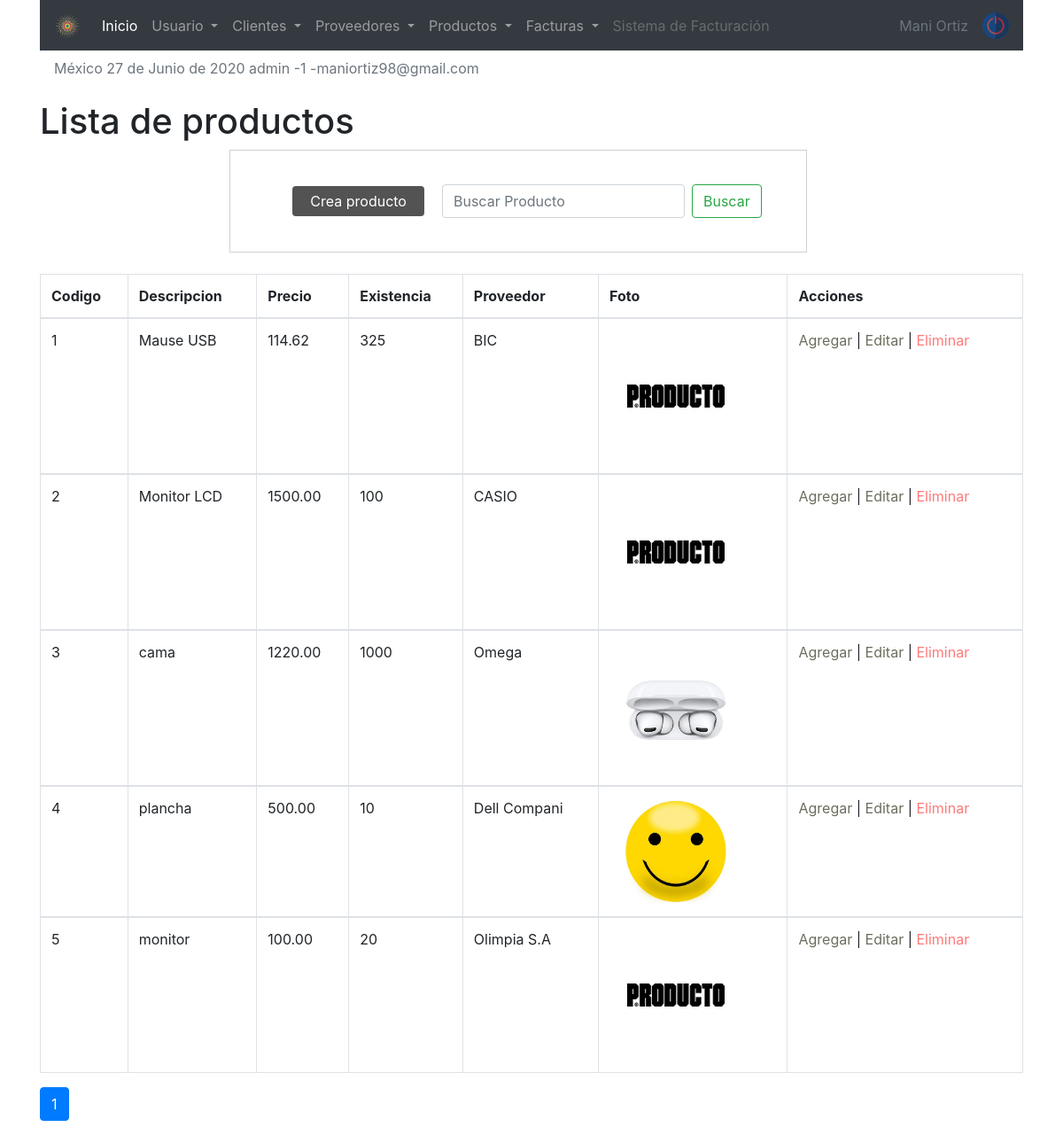
The page /sistema/lista_producto.php (signed in) on the database its author committed.
### tables this page shows
CREATE TABLE `producto` (
  `codproducto` int(11) NOT NULL,
  `descripcion` varchar(100) DEFAULT NULL,
  `proveedor` int(11) DEFAULT NULL,
  `precio` decimal(10,2) DEFAULT NULL,
  `existencia` int(11) DEFAULT NULL,
  `date_add` datetime NOT NULL DEFAULT current_timestamp(),
  `usuario_id` int(11) NOT NULL,
  `estatus` int(11) NOT NULL DEFAULT 1,
  `foto` text DEFAULT NULL
);

CREATE TABLE `proveedor` (
  `codproveedor` int(11) NOT NULL,
  `proveedor` varchar(100) DEFAULT NULL,
  `contacto` varchar(100) DEFAULT NULL,
  `telefono` bigint(11) DEFAULT NULL,
  `direccion` text DEFAULT NULL,
  `date_add` datetime NOT NULL DEFAULT current_timestamp(),
  `idusuario` int(11) DEFAULT NULL,
  `estatus` int(11) NOT NULL DEFAULT 1
);

### sistema/includes/functions.php (called while the page is built, shortened)
<?php
	function fechaC(){
		$mes = array("","Enero",
					  "Febrero",
					  "Marzo",
					  "Abril",
					  "Mayo",
					  "Junio",
					  "Julio",
					  "Agosto",
					  "Septiembre",
					  "Octubre",
					  "Noviembre",
					  "Diciembre");
		return date('d')." de ". $mes[date('n')] . " de " . date('Y');
	}
 ?>

### sistema/lista_producto.php (the view, shortened to what this page needs)
<?php
include "../conexion.php"
?>
<!doctype html>
<html lang="en">
<link rel="stylesheet" href="css/style1.css">
  <head>
    <?php include "includes/scripts.php" ?>
  </head>
  <body>
  <?php include "includes/header.php" ?>
    <div class="container">
        <h1>Lista de productos </h1>
     <div class="container row">
     <form class="form-inline my-2 my-lg-0" action="buscar_producto.php" method="get">
     <a href="registro_producto.php" class="btn_new">Crea producto</a>
      <input class="form-control mr-sm-2" type="search" placeholder="Buscar Producto" aria-label="Search" name="busqueda" id="busqueda">
      <button class="btn btn-outline-success my-2 my-sm-0" type="submit" value="buscar">Buscar</button>
    </form>
    </div>
<br>
<div class="table-responsive">
            <table class="table table-bordered  table-responsive-xl">
            <thead>
                <tr>
                <th scope="col">Codigo</th>
                <th scope="col">Descripcion</th>
                <th scope="col">Precio</th>
                <th scope="col">Existencia</th>
                <th scope="col">Proveedor</th>
                <th scope="col">Foto </th>
                <th scope="col">Acciones</th>
                </tr>
            </thead>
            <?php
            $sql_registe = mysqli_query($conection, "SELECT COUNT(*) as total_registro FROM producto WHERE estatus = 1 " );
            $result_register = mysqli_fetch_array($sql_registe);
			$total_registro = $result_register['total_registro'];
			$por_pagina = 10;
			if(empty($_GET['pagina']))
			{
				$pagina = 1;
			}else{
				$pagina = $_GET['pagina'];
			}
			$desde = ($pagina-1) * $por_pagina;
			$total_paginas = ceil($total_registro / $por_pagina);
            $query = mysqli_query($conection, "SELECT p.codproducto, p.descripcion, p.precio, p.existencia, pr.proveedor, p.foto
                                                FROM producto p
                                                INNER JOIN proveedor pr
                                                ON p.codproducto = pr.codproveedor
                                                WHERE p.estatus = 1 ORDER BY p.codproducto ASC LIMIT $desde,$por_pagina " );
            $result = mysqli_num_rows($query);
            if($result > 0 ){
                while ($data = mysqli_fetch_array($query)){
                    if($data['foto'] != 'img_producto.png'){
                        $foto = 'img/uploads/'.$data['foto'];
                    }else{
                        $foto = 'img/'.$data['foto'];
                    }
            ?>
            <tbody>
                <tr>
                <td><?php echo $data['codproducto']; ?></td>
                <td><?php echo $data['descripcion']; ?></td>
                <td><?php echo $data['precio']; ?></td>
                <td><?php echo $data['existencia']; ?></td>
                <td><?php echo $data['proveedor']; ?></td>
                <td> <img class="img-fluid Responsive image" width="150px"   src="<?php echo $foto; ?>" alt="<?php echo $data['descripcion']; ?>"> </td>
                <?php
                    if($_SESSION['rol'] == 1 || $_SESSION['rol'] == 2 ){
                    ?>
                <td>
                <a href="agregar_producto.php?id=<?php echo $data['codproducto']; ?>" class="link_edit">Agregar </a>
                |
                    <a href="editar_producto.php?id=<?php echo $data['codproducto']; ?>" class="link_edit">Editar </a>
|
                    <a href="eliminar_confirmar_producto.php?id=<?php echo $data['codproducto']; ?>" class="link_delete">Eliminar</a>
                <?php } ?>
                </td>
                </tr>
            </tbody>
            <?php
        }
            }
            ?>
            </table>
            <nav aria-label="Page navigation example">
                <ul class="pagination">
                    <?php
                    for($i=1; $i <= $total_paginas ; $i++){
                        if($i == $pagina){
                            echo '<li class="page-item active"><a class="page-link" href="?pagina='.$i.'">'.$i.'</a></li>';
                        }else{
                            echo '<li class="page-item"><a class="page-link" href="?pagina='.$i.'">'.$i.'</a></li>';
                        }
                    }
                    ?>
                </ul>
            </nav>
    </div>
    </div>
   </body>
</html>

### sistema/includes/scripts.php (shortened to what this page needs)
<link rel="stylesheet" href="https://stackpath.bootstrapcdn.com/bootstrap/4.5.0/css/bootstrap.min.css">
<?php  include "functions.php" ?>

### sistema/includes/header.php (shortened to what this page needs)
<div class="container">
  <nav class="navbar navbar-expand-lg navbar-dark bg-dark">
  <a class="navbar-brand" href="#"><img src="img/256.png" class="img-fluid" alt="Responsive image" width="30px"></a>
  <div class="collapse navbar-collapse" id="navbarSupportedContent">
    <ul class="navbar-nav mr-auto">
      <li class="nav-item active">
        <a class="nav-link" href="#">Inicio <span class="sr-only">(current)</span></a>
      </li>
      <?php
      if($_SESSION['rol'] == 1){
      ?>
      <li class="nav-item dropdown">
        <a class="nav-link dropdown-toggle" href="#" id="navbarDropdown" role="button" data-toggle="dropdown" aria-haspopup="true" aria-expanded="false">
          Usuario
        </a>
      </li>
    <?php } ?>
      <li class="nav-item dropdown">
        <a class="nav-link dropdown-toggle" href="#" id="navbarDropdown" role="button" data-toggle="dropdown" aria-haspopup="true" aria-expanded="false">
		Clientes
        </a>
    </li>
    <?php
      if($_SESSION['rol'] == 1 || $_SESSION['rol'] == 2 ){
      ?>
	  <li class="nav-item dropdown">
        <a class="nav-link dropdown-toggle" href="#" id="navbarDropdown" role="button" data-toggle="dropdown" aria-haspopup="true" aria-expanded="false">
		Proveedores
        </a>
    </li>
    <?php } ?>
    <?php
      if($_SESSION['rol'] == 1 || $_SESSION['rol'] == 2 ){
      ?>
	  <li class="nav-item dropdown">
        <a class="nav-link dropdown-toggle" href="#" id="navbarDropdown" role="button" data-toggle="dropdown" aria-haspopup="true" aria-expanded="false">
		Productos
        </a>
    </li>
    <?php } ?>
	  <li class="nav-item dropdown">
        <a class="nav-link dropdown-toggle" href="#" id="navbarDropdown" role="button" data-toggle="dropdown" aria-haspopup="true" aria-expanded="false">
		Facturas
        </a>
      </li>
      <li class="nav-item">
        <a class="nav-link disabled" href="#">Sistema de Facturación </a>
      </li>
	</ul>
        <a class="nav-link disabled" href="#">Mani Ortiz </a>
	<a href="salir.php" href=""><img class="close" src="img/1.svg" alt="Salir del sistema" title="Salir" width="30px" ></a>
  </div>
</nav>
<p class="nav-link disabled">México <?php echo fechaC() ?>  <span><?php echo $_SESSION['user'].' -'.$_SESSION['rol'].' -'.$_SESSION['email'] ;  ?> </span></p>
</div>

### sistema/css/style1.css (style rules this page uses)
form { margin: auto; padding: 20px 50px; border: 1px solid #d1d1d1; }
.btn_new { background: rgb(83, 83, 83); color: rgb(255, 255, 255); display: inline-block; padding: 5px 20px; border-radius: 4px; margin: 20px; }
.link_edit { color: rgb(109, 109, 94); }
.link_delete { color: rgb(255, 122, 122); }

### rows shown on the page
producto: codproducto "1", descripcion "Mause USB", precio "114.62", existencia "325", proveedor.proveedor "BIC", foto (picture)
producto: codproducto "2", descripcion "Monitor LCD", precio "1500.00", existencia "100", proveedor.proveedor "CASIO", foto (picture)
producto: codproducto "3", descripcion "cama", precio "1220.00", existencia "1000", proveedor.proveedor "Omega", foto (picture)
producto: codproducto "4", descripcion "plancha", precio "500.00", existencia "10", proveedor.proveedor "Dell Compani", foto (picture)
producto: codproducto "5", descripcion "monitor", precio "100.00", existencia "20", proveedor.proveedor "Olimpia S.A", foto (picture)

### other values the page prints
fechaC() "27 de Junio de 2020"
$_SESSION['user'] "admin"
$_SESSION['rol'] "1"
$_SESSION['email'] "maniortiz98@gmail.com"
